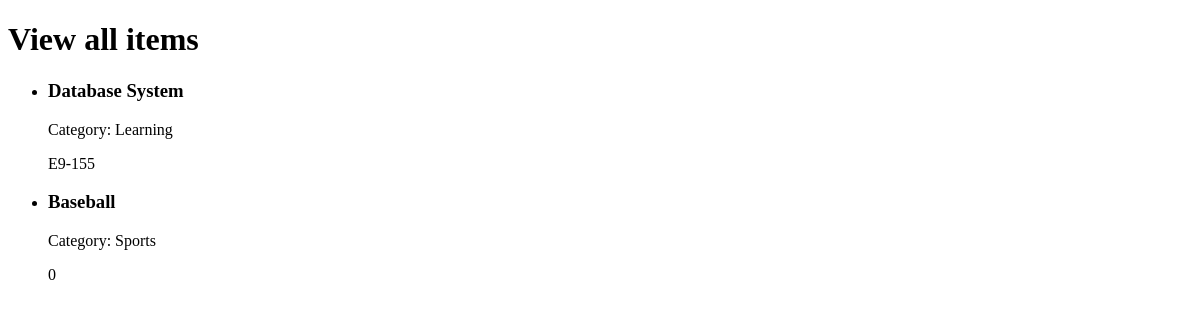
Page /items/listAll on the earlier database version.
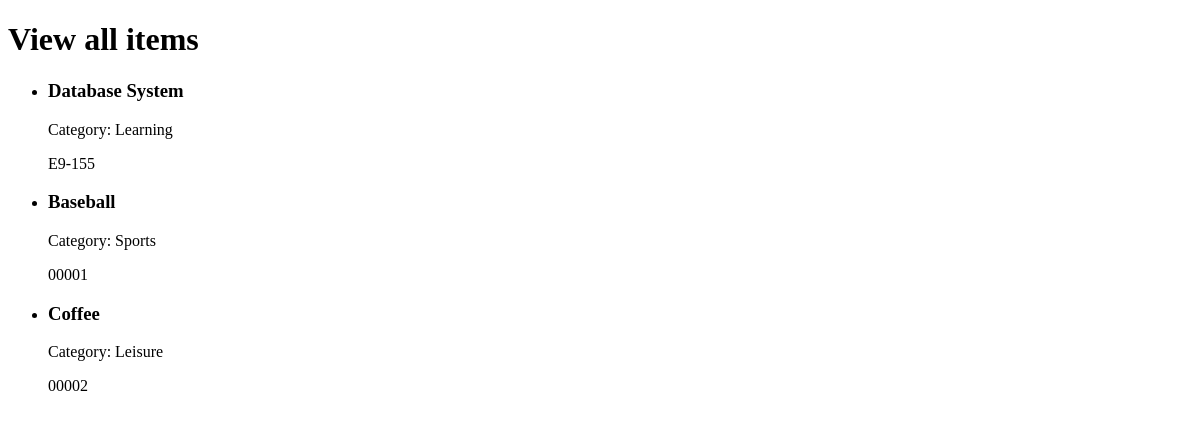
Same page on the later database version.
### MainApp/models.py (models this page shows, shortened)
class Items(db.Model):
    Category = db.Column(db.VARCHAR(20), nullable=False)
    SerialNumber = db.Column(db.CHAR(6), primary_key=True)
    Name = db.Column(db.VARCHAR(50), primary_key=True)

### main.py (the view)
@app.route('/items/listAll')
def listItems():
    return items_views.listItems()

### MainApp/Items/views.py (called while the page is built)
def listItems():
    return render_template('items/item_listAll.html', items=Items.query.all())

### MainApp/templates/items/item_listAll.html (shortened to what this page needs)
<!doctype html>
<html>
    <body>
        <div class="itemContainer">
            <h1 class="itemContainer">View all items</h1>
            <ul class="itemList">
                {% for i in items%}
                <li class="item">
                    <h3 class="item" id="name">{{i.Name}}</h3>
                    <p class="item" id="category">Category: {{i.Category}}</p>
                    <p class="item" id="serialNumber">{{i.SerialNumber}}</p>
                </li>
                {% endfor %}
            </ul>
        </div>
    </body>
</html>

Differences in the rows shown:
changed Items "Baseball": SerialNumber "0" → "00001"
added Items: Name "Coffee", Category "Leisure", SerialNumber "00002"
